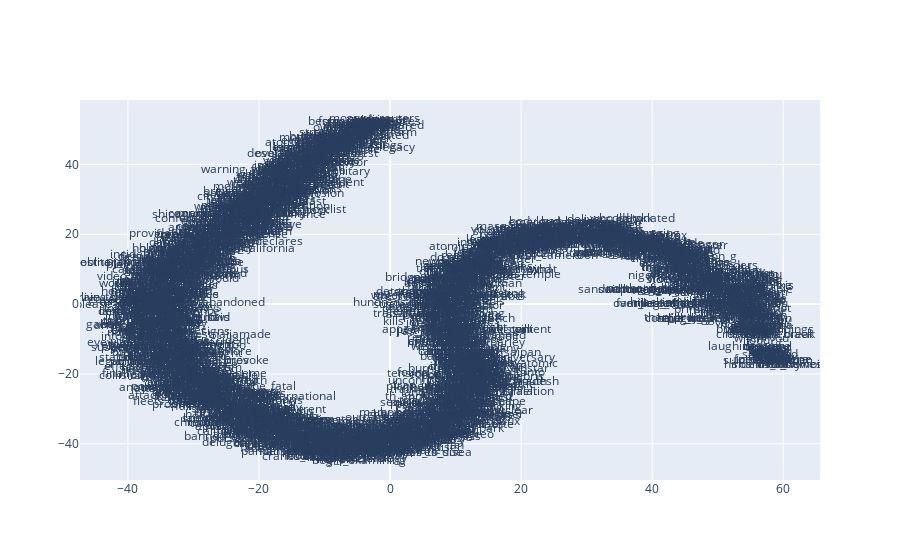

Notebook cell for this chart:
### Code cell
x_vals, y_vals, labels = reduce_dimensions(model_si_bow)
plot_function(x_vals, y_vals, labels)

### Figure 1 — Plotly figure (JSON) as saved in the notebook; plotly's stock layout.template omitted (floating-point values rounded to 4 significant figures; data arrays with more than 128 entries replaced by an {"elided": "..."} marker saying what was removed)
{"data": [{"mode": "text", "text": {"elided": "2790 str values"}, "type": "scatter", "x": {"elided": "2790 float values"}, "y": {"elided": "2790 float values"}}], "layout": {}}
